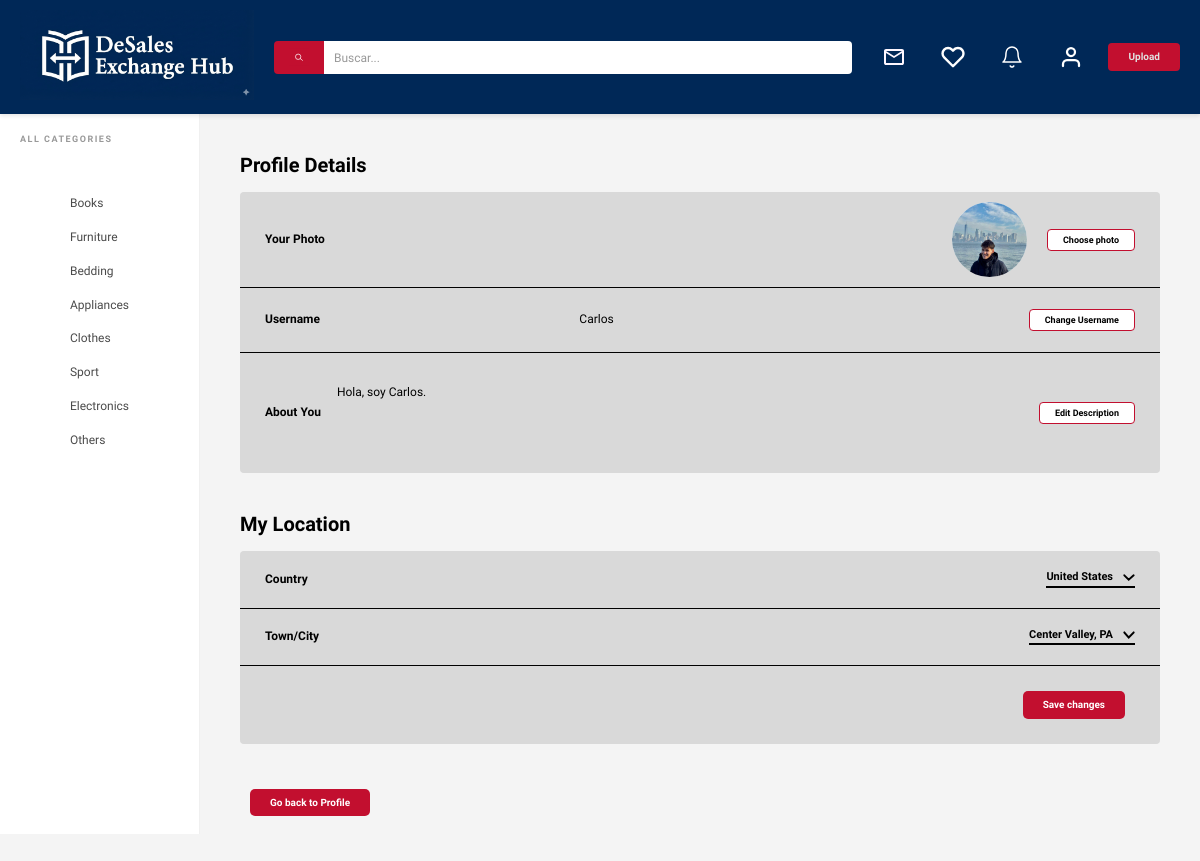
/user/edit (signed in), run on the app's committed database.
### models.py (models this page shows, shortened)
class User(db.Model):
    id = db.Column(db.Integer, primary_key = True)
    username = db.Column(db.String(20), unique = False, nullable = False)
    email = db.Column(db.String(120), unique = True, nullable = False)
    password = db.Column(db.String(255), nullable = False)
    is_active = db.Column(db.Boolean, default=False, nullable=False)
    items = db.relationship('Item', backref = 'owner', lazy = True)
    favorite_items = db.relationship('Item', secondary='favorite', back_populates='favorited_by', lazy=True)
    country = db.Column(db.String(20), nullable = True, default = "")
    city = db.Column(db.String(20), nullable = True, default = "")
    description = db.Column(db.String(400), nullable = True, default = "")
    photo_url = db.Column(db.String(200), nullable = True, default = "")

### app.py (the view, shortened to what this page needs)
@app.route("/user/edit", methods=["GET", "POST"])
def edit_profile():
    user = get_current_user_from_session()
    if not user:
        return redirect(url_for("login"))
    return render_template('user/editProfile.html', user=user)

### app.py (called while the page is built, shortened)
def get_current_user_from_session():
    user_id = session.get("user_id")
    if user_id is not None:
        user = db.session.get(User, user_id)
        if user:
            session["user_id"] = user.id
            session["username"] = user.username
            return user

### templates/user/editProfile.html (shortened to what this page needs)
{% extends 'base.html' %}
{% block content %}
<div class="edit-profile-page">
    <div class="profile-details-section">
        <h2 class="section-title">Profile Details</h2>
        <div class="settings-group">
            <form id="photo-form" action="{{ url_for('edit_profile') }}" method="POST" enctype="multipart/form-data" class="setting-item photo-item" style="width: 100%; box-sizing: border-box;">
                <span class="setting-label">Your Photo</span>
                <div class="setting-action">
                    <div class="profile-photo-preview">
                        {% if user.photo_url %}
                            <img src="{{ url_for('static', filename=user.photo_url) }}" alt="{{ user.username }}" class="profile-avatar">
                        {% else %}
                            <div class="profile-avatar-placeholder">
                                {{ user.username[0].upper() }}
                            </div>
                        {% endif %}
                    </div>
                    <button type="button" class="action-btn" onclick="document.getElementById('photo-input').click()">Choose photo</button>
                </div>
            </form>
            <form class="setting-item" method="POST" action="{{ url_for('edit_profile') }}">
                <span class="setting-label">Username</span>
                <input type="text" name="username" class="setting-value input" value="{{ user.username }}">
                <button type="submit" class="action-btn">Change Username</button>
            </form>
            <form class="setting-item description-item" method="POST" action="{{ url_for('edit_profile') }}">
                <span class="setting-label">About You</span>
                <textarea name="description" class="setting-value input description-input">{{ user.description }}</textarea>
                <button type="submit" class="action-btn">Edit Description</button>
            </form>
        </div>
    </div>
    <div class="location-section">
        <h2 class="section-title">My Location</h2>
        <div class="settings-group">
            <div class="setting-item">
                <span class="setting-label">Country</span>
                <div class="dropdown-display">
                    <span>United States</span>
                    <img src="{{ url_for('static', filename='img/assets/down-arrow-white.svg') }}" alt="arrow" class="arrow-icon">
                </div>
            </div>
            <div class="setting-item">
                <span class="setting-label">Town/City</span>
                <div class="dropdown-display">
                    <span>Center Valley, PA</span>
                    <img src="{{ url_for('static', filename='img/assets/down-arrow-white.svg') }}" alt="arrow" class="arrow-icon">
                </div>
            </div>
            <div class="setting-item">
                <div class="save-changes-btn-container">
                    <button class="save-changes-btn">Save changes</button>
                </div>
            </div>
        </div>
    </div>
    <div class="return-button-container">
        <button class="return-button" data-url="{{ url_for('profile') }}">Go back to Profile</button>
    </div>
</div>
{% endblock %}

### static/css/app.css (style rules this page uses)
html { line-height: 1.15; -webkit-text-size-adjust: 100%; }
body { margin: 0; }
img { border-style: none; }
button, input, optgroup, select, textarea { font-family: inherit; font-size: 100%; line-height: 1.15; margin: 0; }
button, input { overflow: visible; }
button, select { text-transform: none; }
button, [type=button], [type=reset], [type=submit] { -webkit-appearance: button; }
textarea { overflow: auto; }
*, *:before, *:after { box-sizing: inherit; }
html { font-size: 62.5%; box-sizing: border-box; height: 100%; }
body { font-size: 1.6rem; min-height: 100%; }
img { max-width: 100%; }
h1, h2, h3 { font-family: "Work Sans", sans-serif; margin: 0 0 2.5rem 0; font-weight: 900; }
h2 { font-size: 5rem; }
* { box-sizing: border-box; margin: 0; padding: 0; }
body { font-family: "Work Sans", sans-serif; background-color: #f4f4f4; min-height: 100vh; display: flex; flex-direction: column; }
.edit-profile-page { padding: 2rem; max-width: 1200px; margin: 0 auto; width: 100%; }
.edit-profile-page .section-title { font-family: "Work Sans", sans-serif; font-size: 2rem; font-weight: 700; margin-bottom: 1.5rem; color: #000; }
.edit-profile-page .settings-group { background-color: #d9d9d9; border-radius: 4px; overflow: hidden; margin-bottom: 4rem; }
.edit-profile-page .settings-group .setting-item { display: flex; justify-content: space-between; align-items: center; padding: 2rem 2.5rem; border-bottom: 1px solid #010101; }
.edit-profile-page .settings-group .setting-item:last-child { border-bottom: none; }
.edit-profile-page .settings-group .setting-item .setting-label { font-family: "Work Sans", sans-serif; font-size: 1.2rem; font-weight: 700; color: #000; }
.edit-profile-page .settings-group .setting-item .setting-action { display: flex; align-items: center; gap: 2rem; }
.edit-profile-page .settings-group .setting-item .setting-value { font-family: "Work Sans", sans-serif; font-size: 1.2rem; font-weight: 500; color: #010101; }
.edit-profile-page .settings-group .setting-item .setting-value.input { border: none; padding: 5px; border-radius: 4px; background: transparent; width: 200px; }
.edit-profile-page .settings-group .setting-item .setting-value.description-input { width: 80%; height: 80%; resize: none; font-family: inherit; font-size: 1.2rem; }
.edit-profile-page .settings-group .setting-item.photo-item { padding: 1rem 2.5rem; }
.edit-profile-page .settings-group .setting-item.photo-item .profile-photo-preview { width: 75px; height: 75px; background-color: #fff; border-radius: 50%; overflow: hidden; display: flex; justify-content: center; align-items: center; }
.edit-profile-page .settings-group .setting-item.photo-item .profile-photo-preview img { width: 100%; height: 100%; object-fit: cover; }
.edit-profile-page .settings-group .setting-item .action-btn { background-color: #fff; border: 1px solid #c20f2f; color: #000; padding: 0.5rem 1.5rem; border-radius: 4px; font-family: "Work Sans", sans-serif; font-size: 0.9rem; font-weight: 600; cursor: pointer; transition: all 0.2s; }
.edit-profile-page .settings-group .setting-item .dropdown-display { display: flex; align-items: center; gap: 1rem; font-family: "Work Sans", sans-serif; font-weight: 700; font-size: 1.1rem; cursor: pointer; border-bottom: 2px solid #000; padding-bottom: 0.2rem; }
.edit-profile-page .settings-group .setting-item .dropdown-display .arrow-icon { width: 12px; filter: invert(1); }
.edit-profile-page .settings-group .description-item { height: 12rem; }
.edit-profile-page .save-changes-btn-container { display: flex; justify-content: flex-end; padding: 0.5rem 1rem; }
.edit-profile-page .save-changes-btn-container .save-changes-btn { display: inline-block; background-color: #C20F2F; color: white; padding: 0.8rem 2rem; border-radius: 5px; text-decoration: none; font-family: "Work Sans", sans-serif; font-weight: 600; font-size: 1rem; transition: background-color 0.2s; border: none; cursor: pointer; }
.edit-profile-page .return-button-container { display: flex; justify-content: left; padding: 0.5rem 1rem; }
.edit-profile-page .return-button-container .return-button { display: inline-block; background-color: #C20F2F; color: white; padding: 0.8rem 2rem; border-radius: 5px; text-decoration: none; font-family: "Work Sans", sans-serif; font-weight: 600; font-size: 1rem; transition: background-color 0.2s; border: none; cursor: pointer; }

### data on the page
User: photo_url (picture), username "Carlos", description "Hola, soy Carlos."
